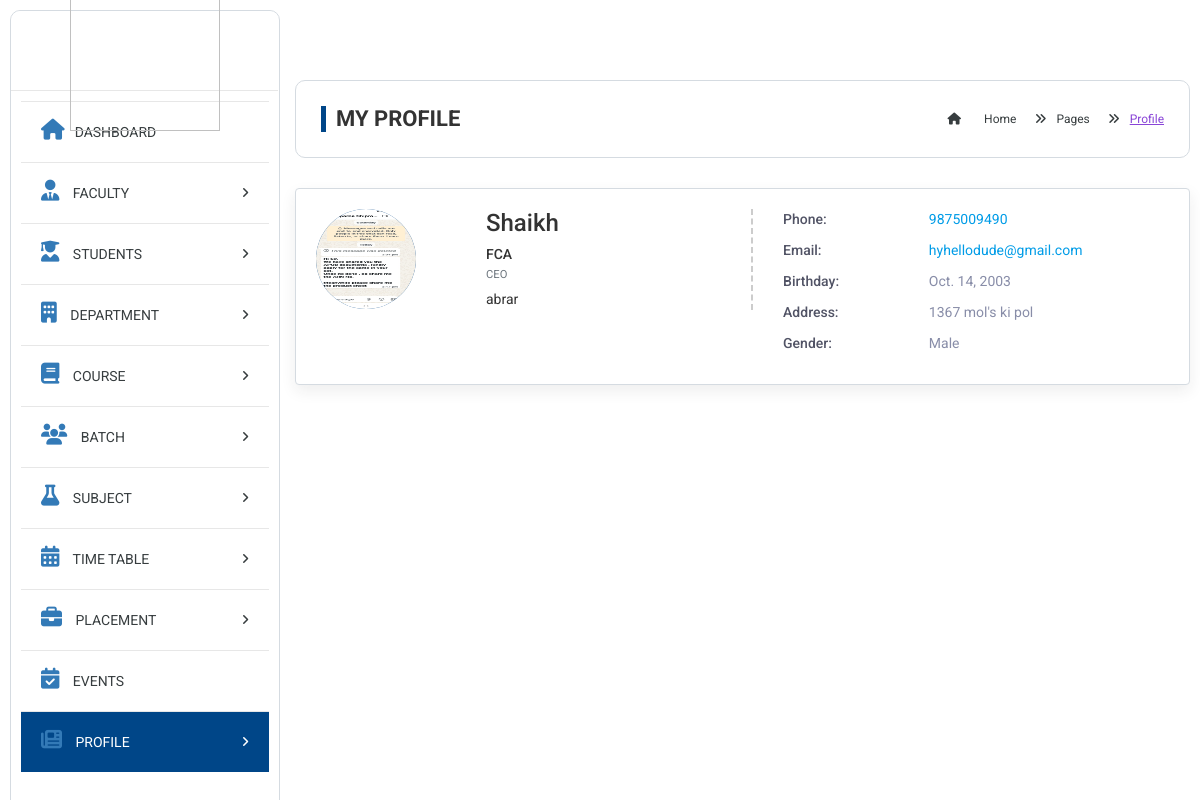
Screenshot of /profile/ (signed in) with the database file from the repository.
### addcoordinator/models.py (models this page shows, shortened)
class coordinator(models.Model):
    username = models.CharField(
        max_length=100, null=True, blank=True, unique=True)
    password = models.CharField(max_length=100, null=True, blank=True)
    first_name = models.CharField(max_length=100, null=True, blank=True)
    middle_name = models.CharField(max_length=100, null=True, blank=True)
    last_name = models.CharField(max_length=100, null=True, blank=True)
    email = models.EmailField(null=True, blank=True)
    mobile_number = models.BigIntegerField(null=True, blank=True)
    gender = models.CharField(max_length=100, null=True, blank=True)
    birth_date = models.DateField(null=True, blank=True)
    address_line_1 = models.CharField(max_length=100, null=True, blank=True)
    address_line_2 = models.CharField(max_length=100, null=True, blank=True)
    country = models.CharField(max_length=100, null=True, blank=True)
    state = models.CharField(max_length=100, null=True, blank=True)
    city = models.CharField(max_length=100, null=True, blank=True)
    pincode = models.IntegerField(null=True, blank=True)
    joining_date = models.DateField(null=True, blank=True)
    course = models.CharField(max_length=100, null=True, blank=True)
    department = models.CharField(max_length=100, null=True, blank=True)
    designation = models.CharField(max_length=100, null=True, blank=True)
    achievements = models.CharField(max_length=100, null=True, blank=True)
    qualification = models.CharField(max_length=100, null=True, blank=True)
    coordinator_image = models.ImageField(
        upload_to='coordinator_image/', null=True, blank=True)
    class Meta:
        db_table = 'coordinator'

### superadmin/views.py (the view)
# urls.py: path('profile/', superadmin_views.profile, name='profile'),
def profile(request):
    username = request.session.get('username')
    if username:
        try:
            coordinator_data = coordinator.objects.get(username=username)
            return render(request, 'superadmin/profile.html', {'coordinator_data': coordinator_data})
        except coordinator.DoesNotExist:
            return render(request, 'superadmin/profile.html', {'error': 'Coordinator does not exist.'})
    else:
        return render(request, 'superadmin/login.html', {'error': 'You need to log in first.'})

### templates/superadmin/profile.html (shortened to what this page needs)
{% load static %}
<!DOCTYPE html>
<html lang="en">
<head>
  <link href="https://cdn.jsdelivr.net/npm/remixicon@4.5.0/fonts/remixicon.css" rel="stylesheet" />
  <link rel="stylesheet" href="{% static 'assets/css/bootstrap.min.css' %}">
  <link rel="stylesheet" href="{% static 'assets/plugins/fontawesome/css/all.min.css' %}">
  <link rel="stylesheet" href="{% static 'assets/plugins/fontawesome/css/fontawesome.min.css' %}">
  <link rel="stylesheet" href="{% static 'assets/plugins/datetimepicker/css/tempusdominus-bootstrap-4.min.css' %}">
  <link rel="stylesheet" href="{% static 'assets/css/select2.min.css' %}">
  <link rel="stylesheet" href="{% static 'assets/css/style.css' %}">
</head>
<body>
  <div class="main-wrapper">
    {% include 'superadmin/sidebar.html' %}
    <div class="page-wrapper">
      <div class="content container-fluid">
        <div class="page-header">
          <div class="row">
            <div class="col-lg-6 col-md-6 col-sm-6 col-12">
              <h5 class="text-uppercase mb-0 mt-0 page-title">my Profile</h5>
            </div>
            <div class="col-lg-6 col-md-6 col-sm-6 col-12">
              <ul class="breadcrumb float-right p-0 mb-0">
                <li class="breadcrumb-item">
                  <a href="/index/"><i class="fas fa-home"></i> Home</a>
                </li>
                <li class="breadcrumb-item"><a href="#">Pages</a></li>
                <li class="breadcrumb-item"><span> Profile</span></li>
              </ul>
            </div>
          </div>
        </div>
        <div class="card-box m-b-0">
          <div class="row">
            <div class="col-md-12">
              <div class="profile-view">
                <div class="profile-img-wrap">
                  <div class="profile-img">
                    <a href="#"><img class="avatar" src="{{coordinator_data.coordinator_image.url}}" alt="" /></a>
                  </div>
                </div>
                <div class="profile-basic">
                  <div class="row">
                    <div class="col-md-5">
                      <div class="profile-info-left">
                        <h3 class="user-name m-t-0">
                          {{coordinator_data.first_name}}
                        </h3>
                        <h5 class="company-role m-t-0 m-b-0">
                          {{coordinator_data.department}}
                        </h5>
                        <small class="text-muted">{{coordinator_data.designation}}</small>
                        <div class="staff-id">
                          {{coordinator_data.username}}
                        </div>
                      </div>
                    </div>
                    <div class="col-md-7">
                      <ul class="personal-info">
                        <li>
                          <span class="title">Phone:</span>
                          <span class="text"><a href="#">{{coordinator_data.mobile_number}}</a></span>
                        </li>
                        <li>
                          <span class="title">Email:</span>
                          <span class="text"><a href="#"><span
                                class="__cf_email__">{{coordinator_data.email}}</span></a></span>
                        </li>
                        <li>
                          <span class="title">Birthday:</span>
                          <span class="text">{{coordinator_data.birth_date}}</span>
                        </li>
                        <li>
                          <span class="title">Address:</span>
                          <span class="text">{{coordinator_data.address_line_1}}</span>
                        </li>
                        <li>
                          <span class="title">Gender:</span>
                          <span class="text">{{coordinator_data.gender}}</span>
                        </li>
                      </ul>
                    </div>
                  </div>
                </div>
              </div>
            </div>
          </div>
        </div>
      </div>
    </div>
  </div>
</body>
</html>

### rows the page displays
coordinator: coordinator_image (picture), first_name "Shaikh", department "FCA", designation "CEO", username "abrar", mobile_number "9875009490", email "hyhellodude@gmail.com", birth_date "Oct. 14, 2003", address_line_1 "1367 mol's ki pol", gender "Male"
